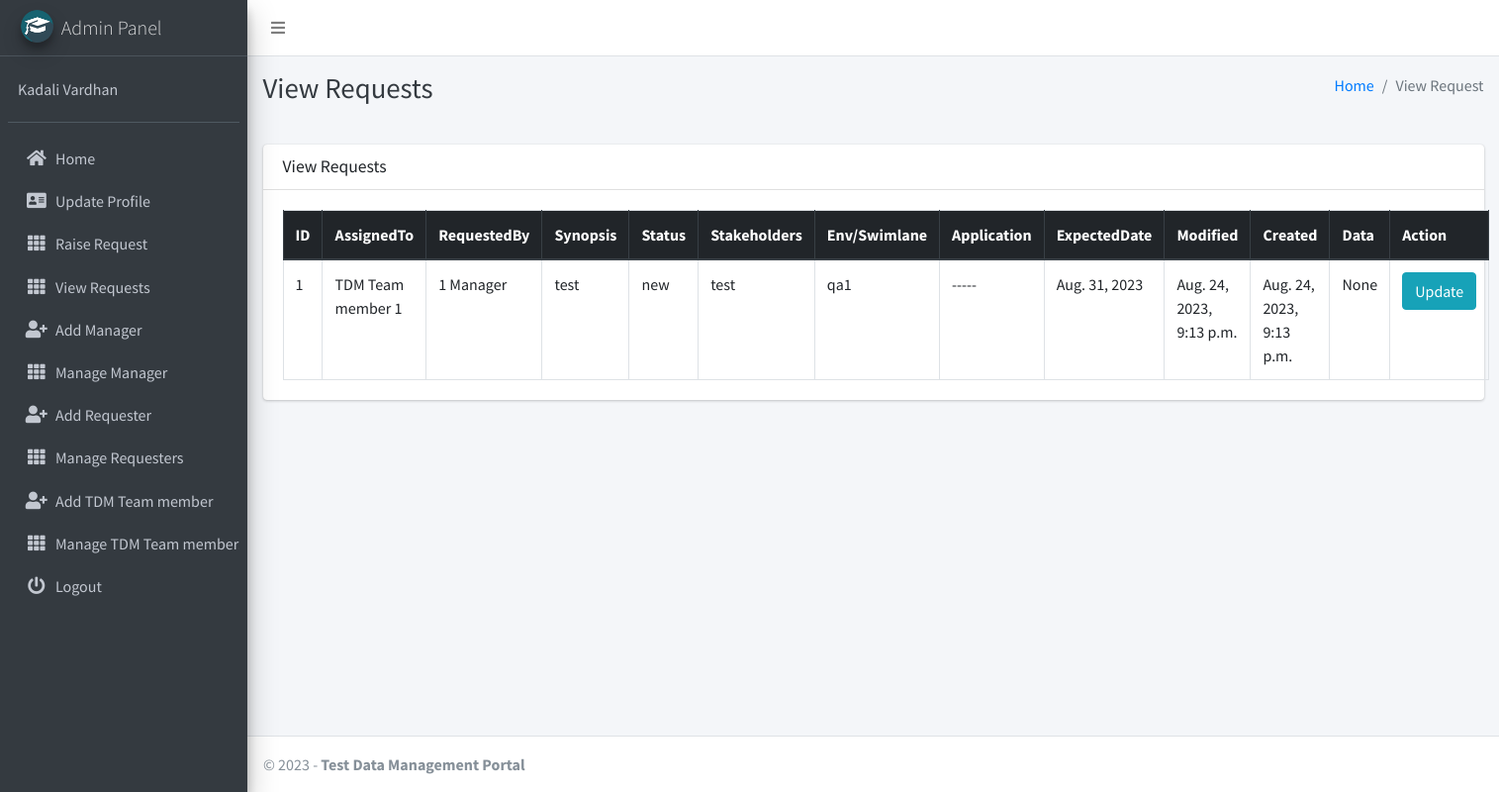
The page /requests/1/ (signed in) on the database its author committed.
### main_application/models.py (models this page shows, shortened)
class CustomUser(AbstractUser):
    USER_TYPE = ((1, "Admin"), (2, "Requester"), (3, "Supplier"), (4, "Manager"))
    GENDER = [("M", "Male"), ("F", "Female")]
    username = None
    email = models.EmailField(unique=True)
    user_type = models.CharField(default=1, choices=USER_TYPE, max_length=1)
    gender = models.CharField(max_length=1, choices=GENDER)
    created_at = models.DateTimeField(auto_now_add=True)
    updated_at = models.DateTimeField(auto_now=True)
    USERNAME_FIELD = "email"
    REQUIRED_FIELDS = []
    objects = CustomUserManager()
    def __str__(self):
        return self.last_name + " " + self.first_name

class Request(models.Model):
    STATUS = (('new', "New"), ('pending', "Pending"), ('closed', "Closed"))
    ENV_SWIMLANE = (('qa1', "QA1"), ('qa2', "QA2"))
    TYPE_OF_DATA_SETUP = (('new', "New"),('existing', "Existing"),('inforce', "Inforce"),('gold copy', "Gold Copy"),('not applicable', "Not Applicable"))
    TYPE_OF_REQUEST = (('normal', "Normal"), ('expediate', "Expediate"))
    STATE_JURISDICTION = ()
    members = CustomUser.objects.filter(user_type=3)
    ASSIGNED_TO = (members)
    status = models.CharField(default='new', choices=STATUS, max_length=100)
    requested_by = models.ForeignKey(settings.AUTH_USER_MODEL, on_delete=models.CASCADE)
    assigned_to = models.CharField(max_length=100, default="-----")
    type_of_request = models.CharField(default='normal', choices=TYPE_OF_REQUEST, max_length=100)
    env_swimlane = models.CharField(default='qa1', choices=ENV_SWIMLANE, max_length=100)
    project_name = models.CharField(max_length=100, default="-----")
    number_of_records = models.CharField(max_length=100, default="-----")
    application = models.CharField(max_length=100, default="-----")
    expected_date = models.DateField()
    type_of_data_setup = models.CharField(default='new', choices=TYPE_OF_DATA_SETUP, max_length=100)
    stakeholders = models.TextField()
    state_jurisdiction = models.CharField(default='new', choices=TYPE_OF_DATA_SETUP, max_length=100)
    synopsis_of_request = models.TextField()
    description_of_request = models.TextField()
    date_posted = models.DateTimeField(default=timezone.now)
    date_updated = models.DateTimeField(auto_now=True)
    test_data = models.FileField(upload_to="testdata/", null=True, default=None, max_length=250)

### main_application/views.py (the view)
# urls.py: path("requests/<int:pk>/", views.RequestDetailView.as_view(), name='detail_requests'),
class RequestDetailView(DetailView):
    model = Request
    template_name = "main_application/detail_view.html"
    context_object_name = "requests"
    def get_context_data(self, **kwargs):
        context = super().get_context_data(**kwargs)
        context["page_title"] = "View Request"
        return context

### main_application/templates/main_application/detail_view.html
{% extends 'main_application/base.html' %}
{% load static %}
{% block page_title %}View Requests{% endblock page_title %}
{% block content %}
<section class="content">
    <div class="container-fluid">
        <div class="row">
            <div class="col-md-12">
                <div class="card">
                    <div class="card-header">
                        <h3 class="card-title">View Requests</h3>
                    </div>
                    <div class="card-body">
                        <table id="example2" class="table table-bordered table-hover">
                            <thead class="thead-dark">
                                <tr>
                                    <th>ID</th>
                                    <th>AssignedTo</th>
                                    <th>RequestedBy</th>
                                    <th>Synopsis</th>
                                    <th>Status</th>
                                    <th>Stakeholders</th>
                                    <th>Env/Swimlane</th>
                                    <th>Application</th>
                                    <th>ExpectedDate</th>
                                    <th>Modified</th>
                                    <th>Created</th>
                                    <th>Data</th>
                                    <th>Action</th>
                                </tr>
                            </thead>
                            <tbody>
                                <tr>
                                    <td>{{requests.pk}}</td>
                                    <td>{{requests.assigned_to}}</td>
                                    <td>{{requests.requested_by}}</td>
                                    <td>{{requests.synopsis_of_request}}</td>
                                    <td>{{requests.status}}</td>
                                    <td>{{requests.stakeholders}}</td>
                                    <td>{{requests.env_swimlane}}</td>
                                    <td>{{requests.application}}</td>
                                    <td>{{requests.expected_date}}</td>
                                    <td>{{requests.date_updated}}</td>
                                    <td>{{requests.date_posted}}</td>
                                    {% if requests.test_data %}
                                    <td><a class="btn btn-info" href="{{requests.test_data.url}}" role="button">Download</td>
                                    {% else %}
                                    <td>None</td>
                                    {% endif %}
                                    <td><a class="btn btn-info" href="{% url 'update_requests' requests.id %}" role="button">Update</a></td>
                                </tr>
                            </tbody>
                        </table>
                    </div>
                </div>
            </div>
        </div>
    </div>
</section>
{% endblock content %}

### main_application/templates/main_application/sidebar_template.html (shortened to what this page needs)
{% load static %}
<aside class="main-sidebar sidebar-dark-info elevation-4">
    {% if request.user.user_type == '1' %}
    <a href="{% url 'admin_home' %}" class="brand-link">
        <img src="{% static 'dist/img/cmsl.png' %} " alt="AdminLTE Logo"
            class="brand-image img-circle elevation-3" >
        <span class="brand-text font-weight-light">Admin Panel</span>
    </a>
    <div class="sidebar">
        <div class="user-panel mt-3 pb-3 mb-3 d-flex">
            <div class="info">
                <a href="#" class="d-block">{{user}}</a>
            </div>
        </div>
        <nav class="mt-2">
            <ul class="nav nav-pills nav-sidebar flex-column" data-widget="treeview" role="menu" data-accordion="false">
                <li class="nav-item">
                    {% url 'admin_home' as admin_home %}
                    <a href="{{admin_home}}" class="nav-link {% if admin_home == request.path %} active {% endif %}">
                        <i class="nav-icon fas fa-home"></i>
                        <p>
                            Home
                        </p>
                    </a>
                </li>
                <li class="nav-item">
                    {% url 'admin_view_profile' as admin_view_profile %}
                    <a href="{{admin_view_profile}}"
                        class="nav-link {% if admin_view_profile == request.path %} active {% endif %}">
                        <i class="nav-icon fas fa-address-card"></i>
                        <p>
                            Update Profile
                        </p>
                    </a>
                </li>
                <li class="nav-item">
                    {% url 'create_requests' as create_requests %}
                    <a href="{{create_requests}}" class="nav-link {% if create_requests == request.path %} active {% endif %}">
                        <i class="nav-icon fas fa-th"></i>
                        <p>
                            Raise Request
                        </p>
                    </a>
                </li>
                <li class="nav-item">
                    {% url 'view_requests_all' as view_requests_all %}
                    <a href="{{view_requests_all}}" class="nav-link {% if view_requests_all == request.path %} active {% endif %}">
                        <i class="nav-icon fas fa-th"></i>
                        <p>
                            View Requests
                        </p>
                    </a>
                </li>
                <li class="nav-item">
                    {% url 'add_manager' as add_manager %}
                    <a href="{{add_manager}}" class="nav-link {% if add_manager == request.path %} active {% endif %}">
                        <i class="nav-icon fas fa-user-plus"></i>
                        <p>
                            Add Manager
                        </p>
                    </a>
                </li>
                <li class="nav-item">
                    {% url 'manage_manager' as manage_manager %}
                    {% url 'edit_manager' manager_id as edit_manager %}
                    <a href="{{manage_manager}}"
                        class="nav-link {% if manage_manager == request.path or request.path == edit_manager %} active {% endif %}">
                        <i class="nav-icon fas fa-th"></i>
                        <p>
                            Manage Manager
                        </p>
                    </a>
                </li>
                <li class="nav-item">
                    {% url 'add_requester' as add_requester %}
                    <a href="{{add_requester}}" class="nav-link {% if add_requester == request.path %} active {% endif %}">
                        <i class="nav-icon fas fa-user-plus"></i>
                        <p>
                            Add Requester
                        </p>
                    </a>
                </li>
                <li class="nav-item">
                    {% url 'manage_requester' as manage_requester %}
                    {% url 'edit_requester' requester_id as edit_requester %}
                    <a href="{{manage_requester}}"
                        class="nav-link {% if manage_requester == request.path or request.path == edit_requester %} active {% endif %}">
                        <i class="nav-icon fas fa-th"></i>
                        <p>
                            Manage Requesters
                        </p>
                    </a>
                </li>
                <li class="nav-item">
                    {% url 'add_supplier' as add_supplier%}
                    <a href="{{add_supplier}}" class="nav-link  {% if add_supplier == request.path %} active {% endif %}">
                        <i class="nav-icon fas fa-user-plus"></i>
                        <p>
                            Add TDM Team member
                        </p>
                    </a>
                </li>
                <li class="nav-item">
                    {% url 'manage_supplier' as manage_supplier %}
                    {% url 'edit_supplier' supplier_id as edit_supplier %}
                    <a href="{{manage_supplier}}"
                        class="nav-link  {% if edit_supplier == request.path or manage_supplier == request.path %} active {% endif %}">
                        <i class="nav-icon fas fa-th"></i>
                        <p>
                            Manage TDM Team members
                        </p>
                    </a>
                </li>
                                        {% endif %}
                                        <li class="nav-item">
                                            <a href="{% url 'user_logout' %}"
                                                onclick="return confirm('Your session would be terminated.\n\nProceed?')"
                                                class="nav-link">
                                                <i class="nav-icon fas fa-power-off"></i>
                                                <p>
                                                    Logout
                                                </p>
                                            </a>
                                        </li>
                                    </ul>
                                </nav>
                            </div>
</aside>

### rows shown on the page
CustomUser: last_name+first_name "Kadali Vardhan"
Request: pk "1", assigned_to "TDM Team member 1", requested_by "1 Manager", synopsis_of_request "test", status "new", stakeholders "test", env_swimlane "qa1", application "-----", expected_date "Aug. 31, 2023", date_updated "Aug. 24, 2023, 9:13 p.m.", date_posted "Aug. 24, 2023, 9:13 p.m."

### other values the page prints
{{ page_title }} "View Request"
